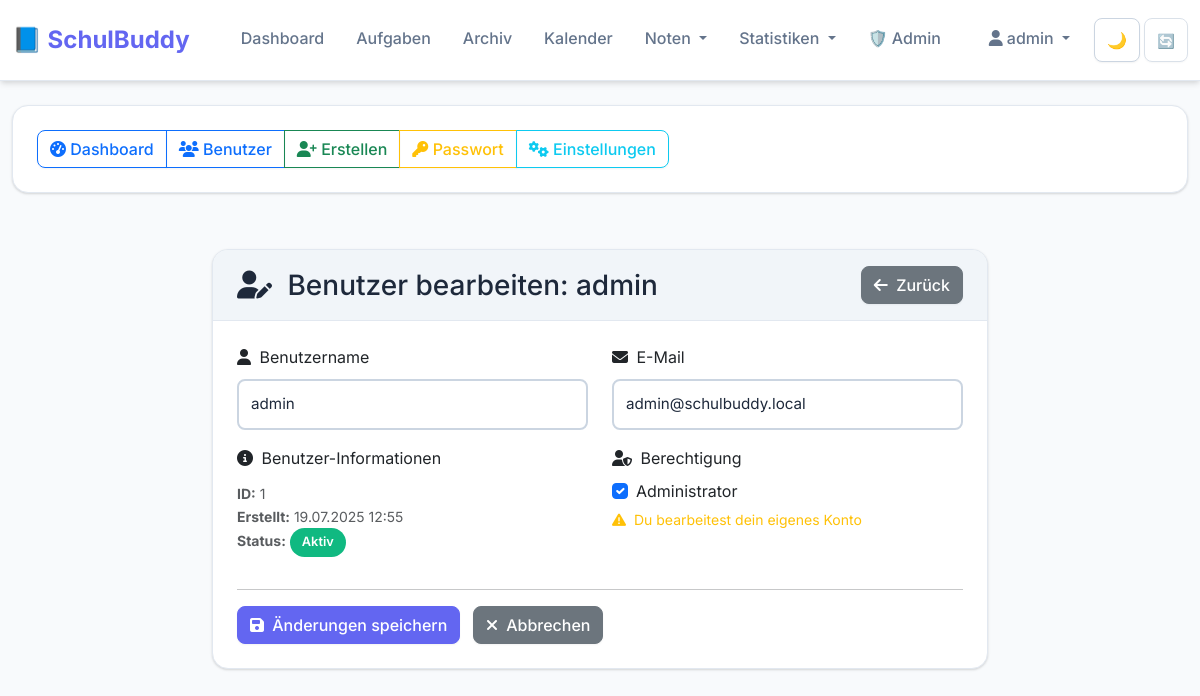
Screenshot of /admin/edit_user/1 (signed in) with the database file from the repository.
### models.py (models this page shows, shortened)
class User(UserMixin, db.Model):
    __tablename__ = 'users'
    id = db.Column(db.Integer, primary_key=True)
    username = db.Column(db.String(80), unique=True, nullable=False)
    email = db.Column(db.String(120), unique=True, nullable=False)
    password_hash = db.Column(db.String(128), nullable=False)
    created_at = db.Column(db.DateTime, default=datetime.utcnow)
    is_active = db.Column(db.Boolean, default=True)
    is_admin = db.Column(db.Boolean, default=False)
    totp_secret = db.Column(db.String(32), nullable=True)
    two_factor_enabled = db.Column(db.Boolean, default=False)
    backup_codes = db.Column(db.Text, nullable=True)  # JSON string mit Backup-Codes
    api_key = db.Column(db.String(64), nullable=True)  # API-Key für sicheren Zugriff
    api_key_created_at = db.Column(db.DateTime, nullable=True)
    total_points = db.Column(db.Integer, default=0)
    level = db.Column(db.Integer, default=1)
    current_streak = db.Column(db.Integer, default=0)
    longest_streak = db.Column(db.Integer, default=0)
    last_activity_date = db.Column(db.Date, nullable=True)
    notifications_enabled = db.Column(db.Boolean, default=True)
    email_notifications = db.Column(db.Boolean, default=False)
    reminder_hours = db.Column(db.Integer, default=24)  # Stunden vor Deadline
    tasks = db.relationship('Task', backref='user', lazy=True, cascade='all, delete-orphan')
    grades = db.relationship('Grade', backref='user', lazy=True, cascade='all, delete-orphan')
    achievements = db.relationship('UserAchievement', backref='user', lazy=True, cascade='all, delete-orphan')
    statistics = db.relationship('UserStatistic', backref='user', lazy=True, cascade='all, delete-orphan')
    activity_logs = db.relationship('ActivityLog', backref='user', lazy=True, cascade='all, delete-orphan')

### routes/admin.py (the view, shortened to what this page needs)
@admin_bp.route("/edit_user/<int:user_id>", methods=["GET", "POST"])
@login_required
@admin_required
def admin_edit_user(user_id):
    user = User.query.get(user_id)
    if not user:
        flash("Benutzer nicht gefunden", "error")
        return redirect(url_for('admin.admin_users'))
    return render_template("admin_edit_user.html", user=user)

### routes/admin.py (called while the page is built)
def admin_required(f):
    @wraps(f)
    def decorated_function(*args, **kwargs):
        if not current_user.is_authenticated or not current_user.is_admin:
            flash("Admin-Berechtigung erforderlich", "error")
            return redirect(url_for('main.index'))
        return f(*args, **kwargs)
    return decorated_function

### templates/admin_edit_user.html (shortened to what this page needs)
{% extends "base.html" %}
{% block content %}
<div class="container-fluid">
    {% include 'admin_nav.html' %}
    <div class="row">
        <div class="col-md-8 offset-md-2">
            <div class="card">
                <div class="card-header d-flex justify-content-between align-items-center">
                    <h3 class="mb-0">
                        <i class="fas fa-user-edit me-2"></i>
                        Benutzer bearbeiten: {{ user.username }}
                    </h3>
                    <a href="{{ url_for('admin.admin_users') }}" class="btn btn-secondary">
                        <i class="fas fa-arrow-left me-1"></i>
                        Zurück
                    </a>
                </div>
                <div class="card-body">
                    <form method="POST">
                        <div class="row">
                            <div class="col-md-6">
                                <div class="mb-3">
                                    <label for="username" class="form-label">
                                        <i class="fas fa-user me-1"></i>
                                        Benutzername
                                    </label>
                                    <input type="text"
                                           class="form-control"
                                           id="username"
                                           name="username"
                                           value="{{ user.username }}"
                                           required>
                                </div>
                            </div>
                            <div class="col-md-6">
                                <div class="mb-3">
                                    <label for="email" class="form-label">
                                        <i class="fas fa-envelope me-1"></i>
                                        E-Mail
                                    </label>
                                    <input type="email"
                                           class="form-control"
                                           id="email"
                                           name="email"
                                           value="{{ user.email }}"
                                           required>
                                </div>
                            </div>
                        </div>
                        <div class="row">
                            <div class="col-md-6">
                                <div class="mb-3">
                                    <label class="form-label">
                                        <i class="fas fa-info-circle me-1"></i>
                                        Benutzer-Informationen
                                    </label>
                                    <div class="form-text">
                                        <strong>ID:</strong> {{ user.id }}<br>
                                        <strong>Erstellt:</strong> {{ user.created_at.strftime('%d.%m.%Y %H:%M') }}<br>
                                        <strong>Status:</strong>
                                        {% if user.is_active %}
                                            <span class="badge bg-success">Aktiv</span>
                                        {% else %}
                                            <span class="badge bg-danger">Inaktiv</span>
                                        {% endif %}
                                    </div>
                                </div>
                            </div>
                            <div class="col-md-6">
                                <div class="mb-3">
                                    <label class="form-label">
                                        <i class="fas fa-user-shield me-1"></i>
                                        Berechtigung
                                    </label>
                                    <div class="form-check">
                                        <input type="checkbox"
                                               class="form-check-input"
                                               id="is_admin"
                                               name="is_admin"
                                               {% if user.is_admin %}checked{% endif %}
                                               {% if user.id == current_user.id %}
                                                   title="Du kannst dir nicht selbst die Admin-Rechte entziehen"
                                               {% endif %}>
                                        <label class="form-check-label" for="is_admin">
                                            Administrator
                                        </label>
                                    </div>
                                    {% if user.id == current_user.id %}
                                        <div class="form-text text-warning">
                                            <i class="fas fa-exclamation-triangle me-1"></i>
                                            Du bearbeitest dein eigenes Konto
                                        </div>
                                    {% endif %}
                                </div>
                            </div>
                        </div>
                        <div class="row">
                            <div class="col-12">
                                <hr>
                                <div class="d-flex justify-content-between">
                                    <div>
                                        <button type="submit" class="btn btn-primary">
                                            <i class="fas fa-save me-1"></i>
                                            Änderungen speichern
                                        </button>
                                        <a href="{{ url_for('admin.admin_users') }}" class="btn btn-secondary ms-2">
                                            <i class="fas fa-times me-1"></i>
                                            Abbrechen
                                        </a>
                                    </div>
                                </div>
                            </div>
                        </div>
                    </form>
                </div>
            </div>
        </div>
    </div>
</div>
{% endblock %}

### templates/base.html (shortened to what this page needs)
<!DOCTYPE html>
<html lang="de">
<head>
    <link href="https://cdn.jsdelivr.net/npm/bootstrap@5.3.0/dist/css/bootstrap.min.css" rel="stylesheet">
    <link href="https://cdnjs.cloudflare.com/ajax/libs/font-awesome/6.4.0/css/all.min.css" rel="stylesheet">
    <link href="https://cdn.jsdelivr.net/npm/fullcalendar@6.1.8/main.min.css" rel="stylesheet">
    <link rel="stylesheet" href="/static/style.css">
    <link rel="stylesheet" href="/static/calendar.css">
</head>
<body>
    <nav class="navbar navbar-expand-lg mb-4">
        <div class="container-fluid">
            <a class="navbar-brand" href="/">📘 SchulBuddy</a>
            <div class="collapse navbar-collapse" id="navbarNav">
                <div class="navbar-nav ms-auto">
                    <a class="nav-link" href="{{ url_for('main.index') }}">Dashboard</a>
                    <a class="nav-link" href="{{ url_for('tasks.tasks_overview') }}">Aufgaben</a>
                    <a class="nav-link" href="{{ url_for('tasks.archive') }}">Archiv</a>
                    <a class="nav-link" href="{{ url_for('tasks.calendar') }}">Kalender</a>
                    <div class="nav-item dropdown">
                        <a class="nav-link dropdown-toggle" href="#" id="gradesDropdown" role="button" data-bs-toggle="dropdown">
                            Noten
                        </a>
                    </div>
                    <div class="nav-item dropdown">
                        <a class="nav-link dropdown-toggle" href="#" id="statsDropdown" role="button" data-bs-toggle="dropdown">
                            Statistiken
                        </a>
                    </div>
                    {% if current_user.is_authenticated %}
                        {% if current_user.is_admin %}
                            <a class="nav-link" href="{{ url_for('admin.admin_dashboard') }}">🛡️ Admin</a>
                        {% endif %}
                        <div class="navbar-nav ms-3">
                            <div class="nav-item dropdown">
                                <a class="nav-link dropdown-toggle" href="#" id="navbarDropdown" role="button" data-bs-toggle="dropdown">
                                    <i class="fas fa-user me-1"></i>{{ current_user.username }}
                                </a>
                            </div>
                        </div>
                    {% endif %}
                    <div class="theme-controls">
                        <button class="btn theme-toggle" onclick="toggleTheme()" title="Theme umschalten">
                            <span id="theme-icon">🌙</span>
                        </button>
                        <button class="btn theme-reset" onclick="resetThemeToSystem()" title="Auf System-Theme zurücksetzen">
                            <span>🔄</span>
                        </button>
                    </div>
                </div>
            </div>
        </div>
    </nav>
    <main>
        {% block content %}{% endblock %}
    </main>
</body>
</html>

### static/style.css (style rules this page uses)
:root { --primary: #6366f1; --primary-light: #818cf8; --primary-dark: #4f46e5; --secondary: #64748b; --secondary-light: #94a3b8; --secondary-dark: #475569; --success: #10b981; --success-light: #34d399; --success-dark: #059669; --warning: #f59e0b; --warning-light: #fbbf24; --warning-dark: #d97706; --danger: #ef4444; --danger-light: #f87171; --danger-dark: #dc2626; --gray-50: #f8fafc; --gray-100: #f1f5f9; --gray-200: #e2e8f0; --gray-300: #cbd5e1; --gray-400: #94a3b8; --gray-500: #64748b; --gray-600: #475569; --gray-700: #334155; --gray-800: #1e293b; --gray-900: #0f172a; --bg-primary: #ffffff; --bg-secondary: #f8fafc; --bg-accent: #f1f5f9; --text-primary: #1e293b; --text-secondary: #64748b; --text-muted: #94a3b8; --shadow-sm: 0 1px 2px 0 rgba(0, 0, 0, 0.05); --shadow: 0 1px 3px 0 rgba(0, 0, 0, 0.1), 0 1px 2px 0 rgba(0, 0, 0, 0.06); --shadow-md: 0 4px 6px -1px rgba(0, 0, 0, 0.1), 0 2px 4px -1px rgba(0, 0, 0, 0.06); --shadow-lg: 0 10px 15px -3px rgba(0, 0, 0, 0.1), 0 4px 6px -2px rgba(0, 0, 0, 0.05); --shadow-xl: 0 20px 25px -5px rgba(0, 0, 0, 0.1), 0 10px 10px -5px rgba(0, 0, 0, 0.04); --transition: all 0.2s ease-in-out; --transition-fast: all 0.1s ease-in-out; --transition-slow: all 0.3s ease-in-out; --radius-sm: 0.25rem; --radius: 0.5rem; --radius-md: 0.75rem; --radius-lg: 1rem; --radius-xl: 1.5rem; }
body { font-family: 'Inter', -apple-system, BlinkMacSystemFont, 'Segoe UI', Roboto, 'Helvetica Neue', Arial, sans-serif; background-color: var(--bg-secondary); color: var(--text-primary); line-height: 1.6; -webkit-font-smoothing: antialiased; -moz-osx-font-smoothing: grayscale; }
.theme-controls { display: flex; align-items: center; gap: 0.25rem; margin-left: 0.5rem; }
.theme-toggle, .theme-reset { background: var(--bg-primary); color: var(--text-primary); border: 1px solid var(--gray-300); border-radius: var(--radius); padding: 0.5rem 0.75rem; transition: var(--transition); font-size: 1rem; min-width: 44px; height: 44px; display: flex; align-items: center; justify-content: center; }
.theme-reset { font-size: 0.875rem; opacity: 0.7; }
.navbar { background: var(--bg-primary) !important; box-shadow: var(--shadow-md); border-bottom: 1px solid var(--gray-200); padding: 1rem 0; }
.navbar-brand { font-weight: 700; font-size: 1.5rem; color: var(--primary) !important; transition: var(--transition); }
.nav-link { color: var(--text-secondary) !important; font-weight: 500; transition: var(--transition); padding: 0.5rem 1rem !important; border-radius: var(--radius); }
.card { background: var(--bg-primary); border: 1px solid var(--gray-200); border-radius: var(--radius-lg); box-shadow: var(--shadow); transition: var(--transition); overflow: hidden; margin-bottom: 2rem; }
.card-header { background: var(--bg-accent); border-bottom: 1px solid var(--gray-200); font-weight: 600; color: var(--text-primary); padding: 1rem 1.5rem; }
.card-body { padding: 1.5rem; }
.btn { border-radius: var(--radius); font-weight: 500; transition: var(--transition); box-shadow: var(--shadow-sm); }
.btn-primary { background: var(--primary); border-color: var(--primary); }
.form-control, .form-select { border: 2px solid var(--gray-300); border-radius: var(--radius); padding: 0.75rem; font-size: 0.95rem; transition: var(--transition); background: var(--bg-primary); color: var(--text-primary); }
.badge { font-size: 0.8rem; padding: 0.5rem 0.75rem; border-radius: var(--radius-lg); font-weight: 600; }
.badge.bg-success { background: var(--success) !important; }

### templates/base.html (style rules this page uses)
html { transition: none !important; }
body { transition: none !important; }

### rows the page displays
User: username "admin", email "admin@schulbuddy.local", id "1", created_at "19.07.2025 12:55", is_admin "☑"
